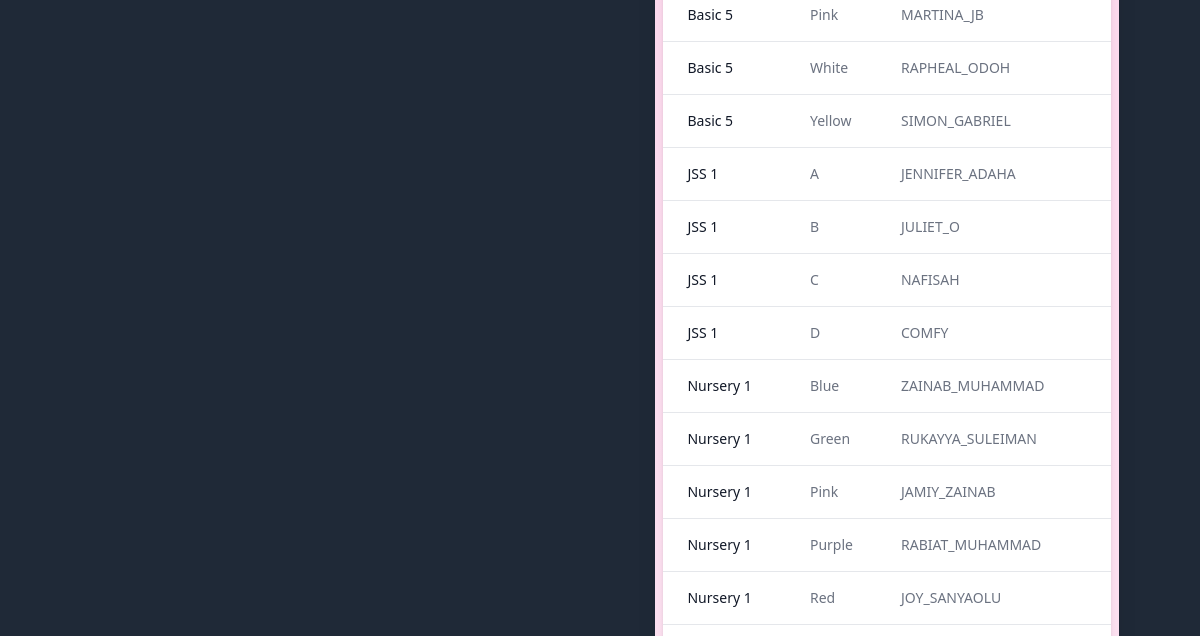
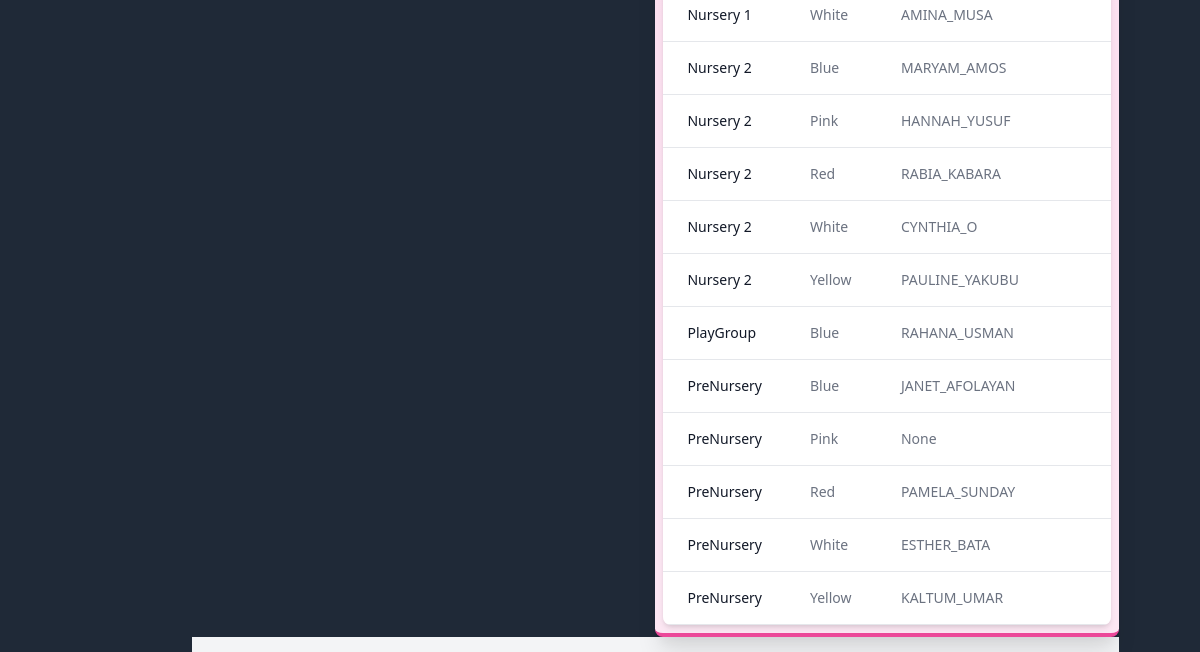
Before: /CreateClassArm/ (lower part) with the older database file (2 pictures, top to bottom).
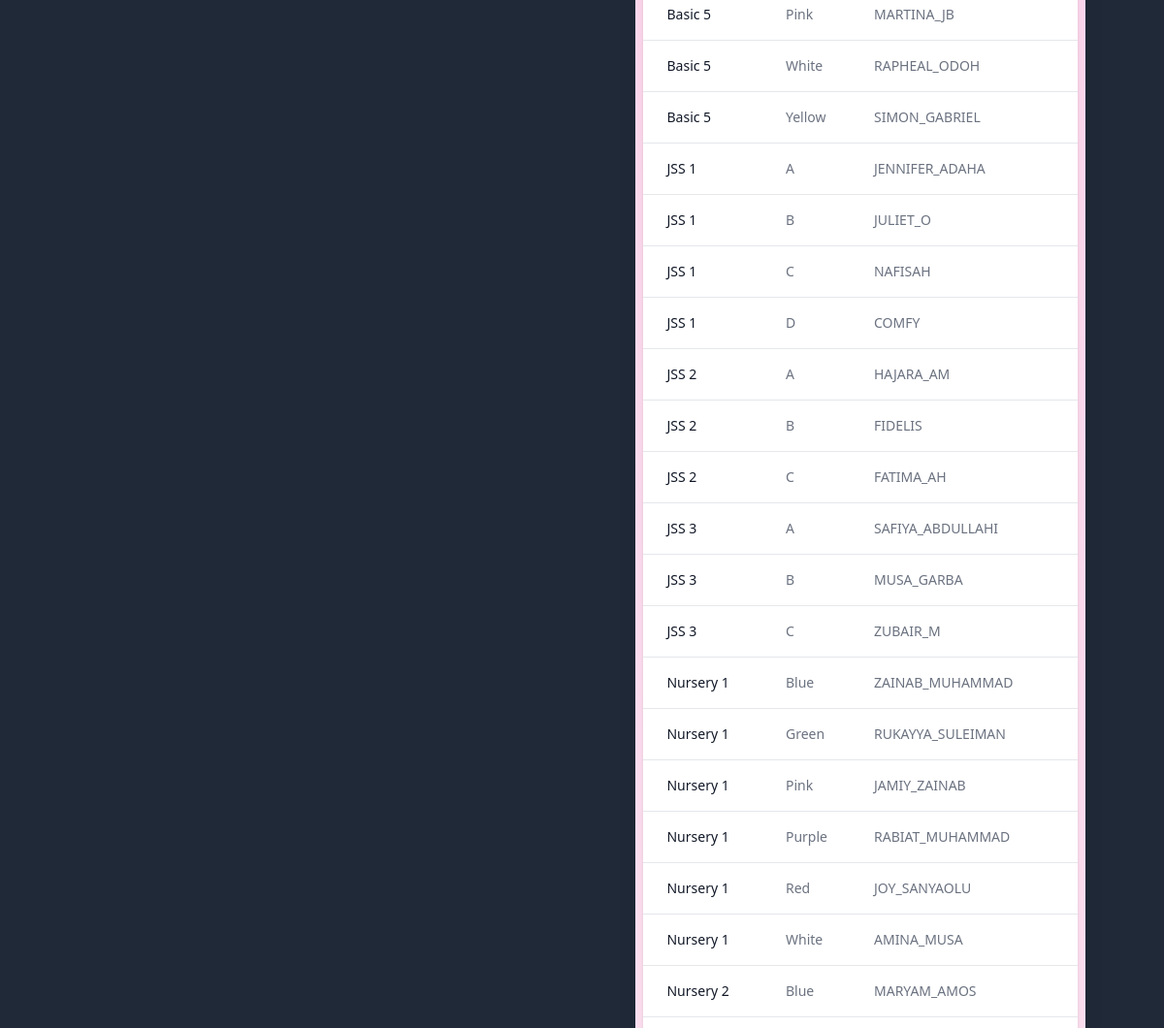
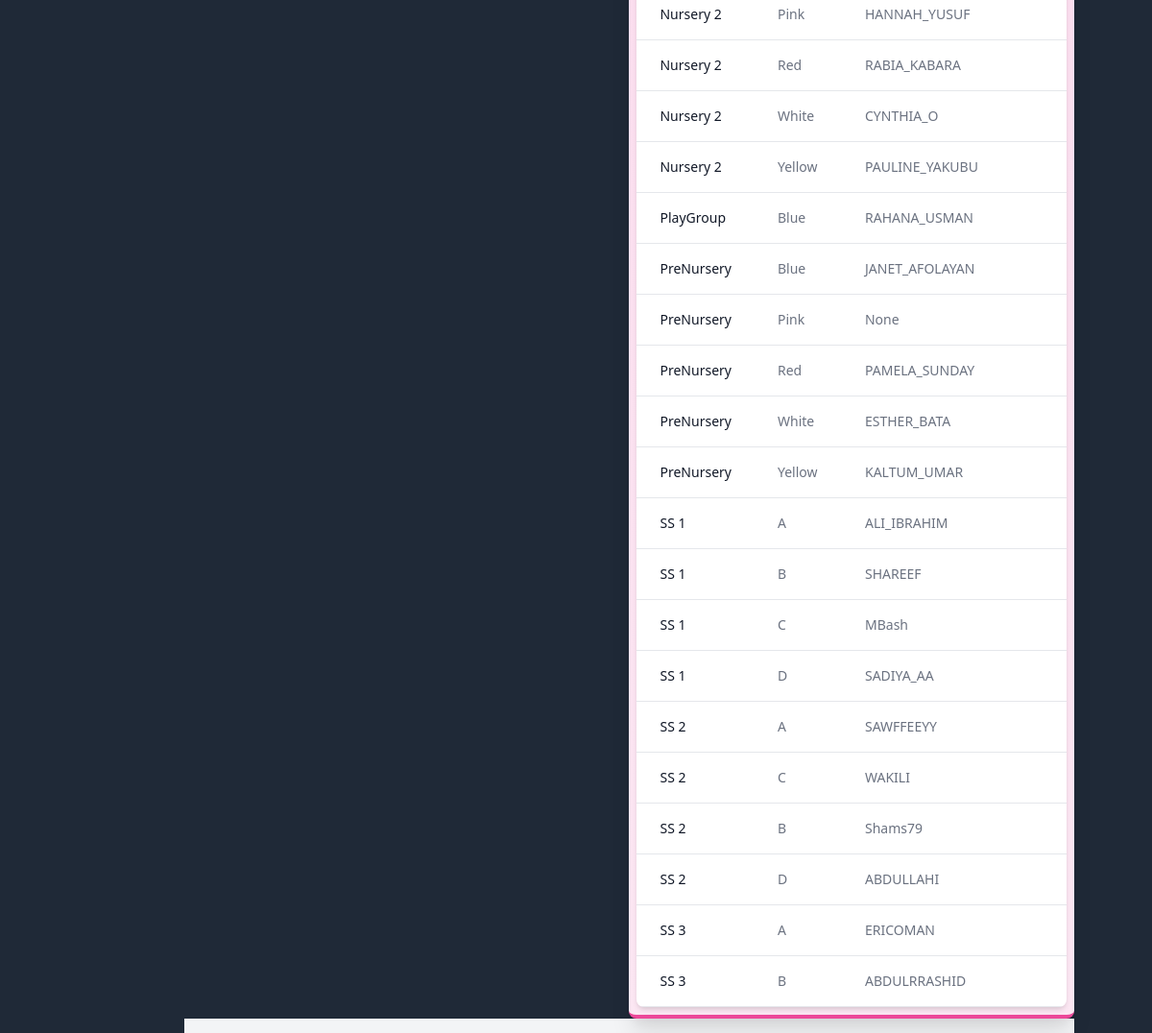
After: the same page with the newer database file (2 pictures, top to bottom).
### result/models.py (models this page shows, shortened)
class classArmTeacher(models.Model):
    className = models.ForeignKey(all_class, on_delete=models.CASCADE, null=True)
    classArm = models.ForeignKey(classArm, related_name='classArm', on_delete=models.CASCADE, null=True)
    classTeacher = models.ForeignKey(User, on_delete=models.SET_NULL, null=True)
    date = models.DateTimeField(auto_now_add=True)
    class Meta:
        ordering = ['className']

class all_class(models.Model):
    className = models.CharField(max_length=100 , unique=True)
    section = models.ForeignKey(section, on_delete=models.CASCADE, null=True)
    complete = models.BooleanField(default=False)
    date = models.DateTimeField(auto_now_add=True)
    def __str__(self):
        return self.className
    class Meta:
        ordering = ['className']

class classArm(models.Model):
    armName = models.CharField(max_length=100 , unique=True)
    def __str__(self):
        return self.armName
    class Meta:
        ordering = ['armName']

### users/models.py (models this page shows, shortened)
class User(AbstractUser):
    class Role(models.TextChoices):
        ADMIN = 'admin'
        TEACHER = 'teacher'
        STUDENT = 'student'
    base_role = Role.TEACHER
    role = models.CharField(max_length=10, choices= Role.choices , null=True, blank=True)
    section = models.ForeignKey('result.section', on_delete=models.SET_NULL, null=True , blank=True)
    class Meta:
        db_table = 'auth_user'
    def __str__(self):
        return self.username

### result/views.py (the view)
# urls.py: path('CreateClassArm/', CreateClassArm.as_view(), name='CreateClassArm'),
class CreateClassArm(CreateView):
    model = classArmTeacher
    form_class = ClassArmTeacherForm
    template_name = 'result/CreateClassArm.html'
    success_url = reverse_lazy('result:CreateClassArm')
    def get_context_data(self, **kwargs):
        context = super(CreateClassArm, self).get_context_data(**kwargs)
        context['classArms'] = classArmTeacher.objects.all()
        return context

### result/templates/result/CreateClassArm.html (shortened to what this page needs)
{% extends 'settingsbase.html' %}
{% load static %}
{% block content %}
                <div class="flex flex-wrap">
                    <div class="w-full md:w-1/2 xl:w-1/3">
                    </div>
                    <div class="w-full md:w-1/2 xl:w-2/3">
                        <div class="bg-gradient-to-b from-pink-200 to-pink-100 border-b-4 border-pink-500 rounded-lg shadow-xl p-2">
                                <div class="overflow-x-auto relative shadow-md sm:rounded-lg">
                                    <table class="w-full text-sm text-left text-gray-500 dark:text-gray-400">
                                        <tbody>
                                            {% for classArm in classArms %}
                                            <tr class="bg-white border-b dark:bg-gray-800 dark:border-gray-700 hover:bg-gray-50 dark:hover:bg-gray-600">
                                                <th scope="row" class="py-4 px-6 font-medium text-gray-900 whitespace-nowrap dark:text-white">
                                                    {{ classArm.className }}
                                                </th>
                                                <td class="py-4 px-6">
                                                    {{ classArm.classArm }}
                                                </td>
                                                <td class="py-4 px-6">
                                                    {{ classArm.classTeacher }}
                                                </td>
                                                <td class="py-4 px-6">
                                                </td>
                                            </tr>
                                            {% endfor %}
                                        </tbody>
                                    </table>
                                </div>
                        </div>
                    </div>
                </div>
{% endblock %}

Changed rows visible on the page:
added classArmTeacher: className "JSS 2", classArm "A", classTeacher "HAJARA_AM"
added classArmTeacher: className "JSS 2", classArm "B", classTeacher "FIDELIS"
added classArmTeacher: className "JSS 2", classArm "C", classTeacher "FATIMA_AH"
added classArmTeacher: className "JSS 3", classArm "A", classTeacher "SAFIYA_ABDULLAHI"
added classArmTeacher: className "JSS 3", classArm "B", classTeacher "MUSA_GARBA"
added classArmTeacher: className "JSS 3", classArm "C", classTeacher "ZUBAIR_M"
added classArmTeacher: className "SS 1", classArm "A", classTeacher "ALI_IBRAHIM"
added classArmTeacher: className "SS 1", classArm "B", classTeacher "SHAREEF"
added classArmTeacher: className "SS 1", classArm "C", classTeacher "MBash"
added classArmTeacher: className "SS 1", classArm "D", classTeacher "SADIYA_AA"
added classArmTeacher: className "SS 2", classArm "A", classTeacher "SAWFFEEYY"
added classArmTeacher: className "SS 2", classArm "C", classTeacher "WAKILI"
added classArmTeacher: className "SS 2", classArm "B", classTeacher "Shams79"
added classArmTeacher: className "SS 2", classArm "D", classTeacher "ABDULLAHI"
added classArmTeacher: className "SS 3", classArm "A", classTeacher "ERICOMAN"
added classArmTeacher: className "SS 3", classArm "B", classTeacher "ABDULRRASHID"
